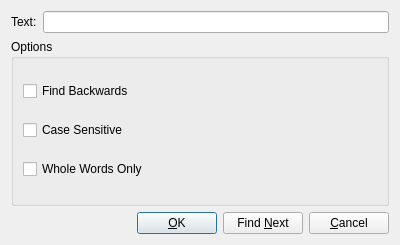
<ui version="4.0" >
 <class>FindDialog</class>
 <widget class="QDialog" name="FindDialog" >
  <property name="geometry" >
   <rect>
    <x>0</x>
    <y>0</y>
    <width>400</width>
    <height>245</height>
   </rect>
  </property>
  <property name="windowTitle" >
   <string>Find Text</string>
  </property>
  <layout class="QVBoxLayout" >
   <item>
    <layout class="QHBoxLayout" >
     <item>
      <widget class="QLabel" name="label" >
       <property name="text" >
        <string>Text:</string>
       </property>
      </widget>
     </item>
     <item>
      <widget class="QLineEdit" name="textEdit_" />
     </item>
    </layout>
   </item>
   <item>
    <widget class="QGroupBox" name="groupBox" >
     <property name="title" >
      <string>Options</string>
     </property>
     <layout class="QVBoxLayout" >
      <item>
       <widget class="QCheckBox" name="backwardsCheck_" >
        <property name="text" >
         <string>Find Backwards</string>
        </property>
       </widget>
      </item>
      <item>
       <widget class="QCheckBox" name="caseSensitiveCheck_" >
        <property name="text" >
         <string>Case Sensitive</string>
        </property>
       </widget>
      </item>
      <item>
       <widget class="QCheckBox" name="wholeWordsCheck_" >
        <property name="text" >
         <string>Whole Words Only</string>
        </property>
       </widget>
      </item>
     </layout>
    </widget>
   </item>
   <item>
    <layout class="QHBoxLayout" >
     <item>
      <spacer>
       <property name="orientation" >
        <enum>Qt::Horizontal</enum>
       </property>
       <property name="sizeHint" >
        <size>
         <width>40</width>
         <height>20</height>
        </size>
       </property>
      </spacer>
     </item>
     <item>
      <widget class="QPushButton" name="okButton_" >
       <property name="text" >
        <string>&amp;OK</string>
       </property>
      </widget>
     </item>
     <item>
      <widget class="QPushButton" name="findNextButton_" >
       <property name="text" >
        <string>Find &amp;Next</string>
       </property>
      </widget>
     </item>
     <item>
      <widget class="QPushButton" name="cancelButton_" >
       <property name="text" >
        <string>&amp;Cancel</string>
       </property>
      </widget>
     </item>
    </layout>
   </item>
  </layout>
 </widget>
 <resources/>
 <connections>
  <connection>
   <sender>okButton_</sender>
   <signal>clicked()</signal>
   <receiver>FindDialog</receiver>
   <slot>accept()</slot>
   <hints>
    <hint type="sourcelabel" >
     <x>203</x>
     <y>221</y>
    </hint>
    <hint type="destinationlabel" >
     <x>102</x>
     <y>222</y>
    </hint>
   </hints>
  </connection>
  <connection>
   <sender>cancelButton_</sender>
   <signal>clicked()</signal>
   <receiver>FindDialog</receiver>
   <slot>reject()</slot>
   <hints>
    <hint type="sourcelabel" >
     <x>344</x>
     <y>227</y>
    </hint>
    <hint type="destinationlabel" >
     <x>304</x>
     <y>239</y>
    </hint>
   </hints>
  </connection>
 </connections>
</ui>
